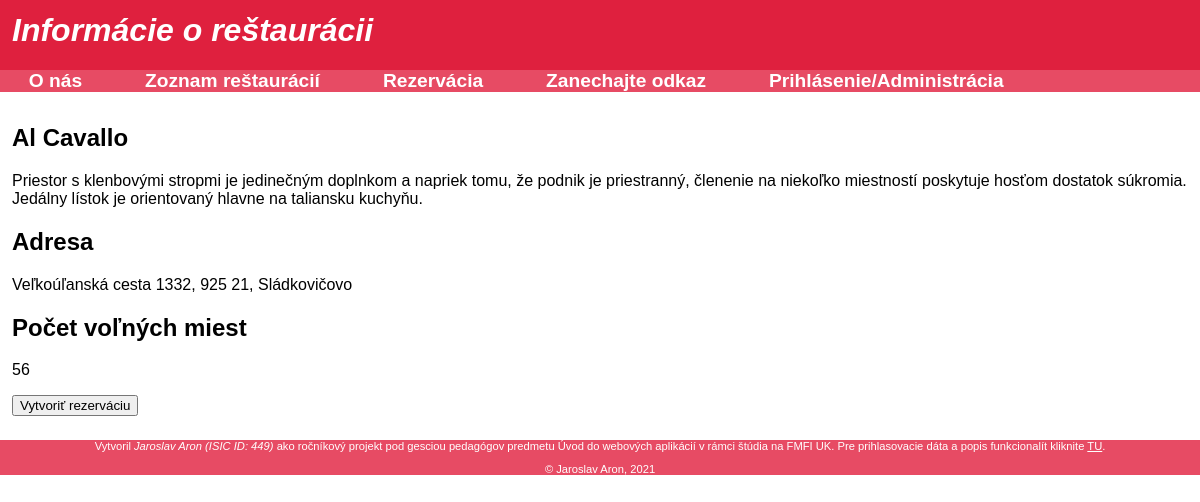
Screenshot of /info.php?kod=4 with the database file from the repository.
### tables this page shows
CREATE TABLE `gastroapp_restauracie` (
  `rid` int(11) NOT NULL,
  `nazov` varchar(100) NOT NULL,
  `popis` text NOT NULL,
  `adresa` text NOT NULL,
  `pocet_volnych_miest` smallint(6) NOT NULL
);

### info.php (the view, shortened to what this page needs)
<?php
include('_inc/db.php');
include('_inc/funkcie.php');
include('_partials/navigacia.php');
?>
<section>
<?php
if(isset($_GET['kod'])  && over_kod_restauracie($mysqli, $_GET['kod'])){
	$rest = restauracia_data($mysqli, $_GET['kod']);
	$kod = $_GET['kod'];
	echo "<h2>" . $rest['nazov'] . "</h2>";
	echo "<p>" . $rest['popis'] . "</p>";
    echo "<h2>Adresa</h2>";
	echo "<p>" . $rest['adresa'] . "</p>";
    echo "<h2>Počet voľných miest</h2>";
	echo "<p>" . $rest['pocet_volnych_miest'] . "</p>";
	echo '<a href="rezervacia.php?kod=' . $kod . '">';
  	echo '<input type="submit" name="' . $_GET['kod'] . '" value="Vytvoriť rezerváciu">';
	echo '</a>';
}else{
	echo "<p class='chyba'>Zadaný kód neexistuje, ty beťár!</p>";
}
?>
</section>
<?php
include('_partials/pata.php');
?>

### assets/styly.css (style rules this page uses)
body { font-family: Arial, Helvetica, sans-serif; margin: 0; }
section { padding: 1%; }
section a { color: #E74B64; font-weight: bold; }

### rows the page displays
gastroapp_restauracie: nazov "Al Cavallo", popis "Priestor s klenbovými stropmi je jedinečným doplnkom a napriek tomu, že podnik je priestranný, členenie na niekoľko miestností poskytuje hosťom dostatok súkromia. Jedálny lístok je orientovaný hlavne na taliansku kuchyňu.", adresa "Veľkoúľanská cesta 1332, 925 21, Sládkovičovo", pocet_volnych_miest "56"

### other values shown
$nadpis "Informácie o reštaurácii"
AUTOR "Jaroslav Aron"
ID "449"
